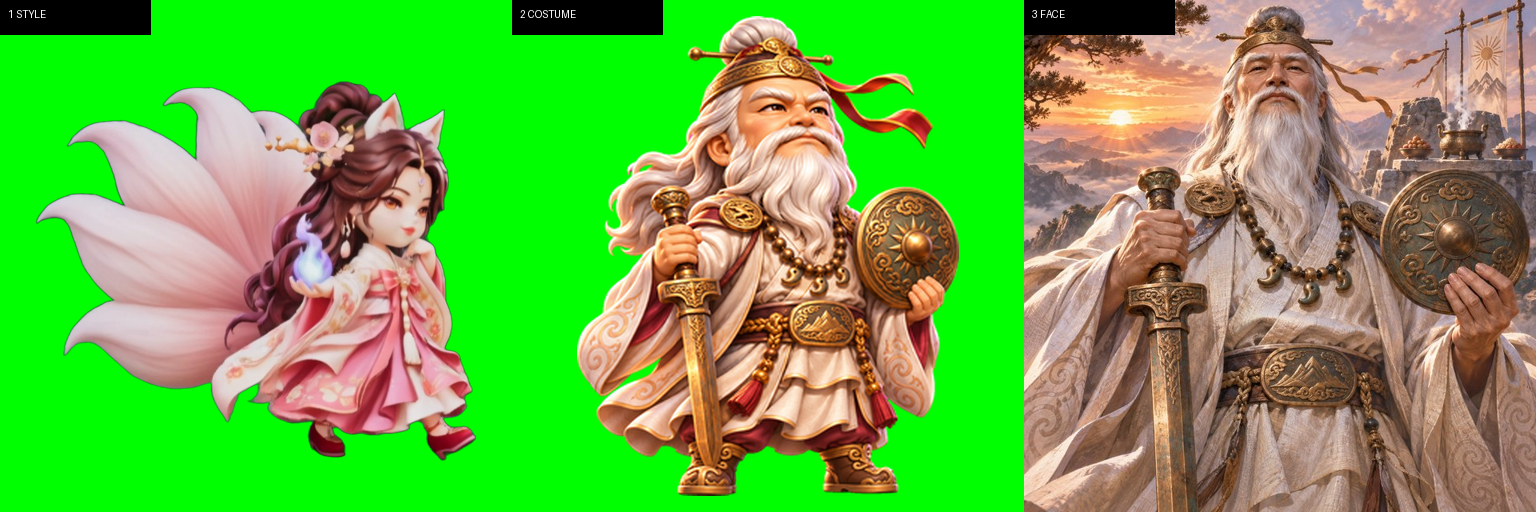
#> input picture kling/src/dangun.png, 1536 x 512 px
$ python import_ui_sheet.py ../kling/src/dangun.png ../kling/src/davinci.png ../kling/src/davinci.png
#> lines starting #> are read from the running program, lines starting #| are printed output that depends on the picture; after the words box and inside, x2 and y2 are one past the last pixel; in counts of white or black regions, pixels touching at a corner belong together
### tools/import_icon_sheet.py
"""아이콘 판 넣기: 자홍 바탕에 메달 여러 개를 그린 판 한 장을 잘라 아이콘 파일로 넣는다.

쓰는 법: python tools/import_icon_sheet.py <판.png> <넣을 폴더> <이름1,이름2,...> [크기=256]
- 메달을 덩어리로 찾아(격자가 고르지 않아도 됨) 위 줄부터 왼쪽→오른쪽 순서로 이름을 붙인다.
- 자홍을 지우고 메달만 정사각형으로 잘라 <크기>로 맞춘다.
"""
import sys
from pathlib import Path

import numpy as np
from PIL import Image
from scipy import ndimage

ROOT = Path(__file__).resolve().parent.parent


# [18 lines left out: functions cut_magenta, crop_square, not called in this run]


def ordered_blobs(sheet: Image.Image, count: int) -> list:
	alpha = np.asarray(sheet)[..., 3] > 128
	labels, found = ndimage.label(alpha)
	boxes = ndimage.find_objects(labels)
	sizes = ndimage.sum(alpha, labels, range(1, found + 1))
	medals = [boxes[i] for i in sorted(range(found), key=lambda i: -sizes[i])[:count]]
	medals.sort(key=lambda b: (b[0].start + b[0].stop) / 2)
	rows: list = []
	for box in medals:
		centre = (box[0].start + box[0].stop) / 2
		if rows and abs(centre - rows[-1][0]) < (box[0].stop - box[0].start) / 2:
			rows[-1][1].append(box)
		else:
			rows.append([centre, [box]])
	result = []
	for _, row in rows:
		result += sorted(row, key=lambda b: b[1].start)
	return result


# [13 lines left out: function main, not called in this run]


# [2 lines that do not run on import are left out]

### tools/import_ui_sheet.py
"""UI 부품 판 넣기(2026-11-19, A 스타일 다시 그리기): 자홍 바탕에 부품 여러 개를 그린 판 한 장을 잘라 넣는다.

쓰는 법: python tools/import_ui_sheet.py <판.png> <넣을 폴더> <이름1:크기,이름2:크기,...>
- 부품을 덩어리로 찾아 위 줄부터 왼쪽→오른쪽 순서로 이름을 붙인다.
- 크기 적는 법
  - `h128`: 높이를 128로 맞추고 비율은 그대로(PillSkin처럼 높이에 맞춰 그리는 부품).
  - `178x64@1.1/0.5`: 왼쪽 끝 1.1·오른쪽 끝 0.5(짧은 변에 대한 비율)를 그대로 둔다(없으면 0.6).
  - `178x64`: 정확히 이 크기로. 짧은 쪽에 맞춰 줄인 뒤, 남는 쪽은 양 끝 장식을 그대로 두고 가운데만 늘리거나 줄인다
    (NinePatch처럼 그림 픽셀 여백으로 그리는 부품은 예전 그림과 같은 크기여야 코드의 여백 값이 맞는다).
- 이름 앞에 `-`를 붙이면 그 덩어리는 건너뛴다.
"""
import sys
from pathlib import Path

import numpy as np
from PIL import Image

sys.path.insert(0, str(Path(__file__).resolve().parent))
from import_icon_sheet import ordered_blobs  # noqa: E402
from scipy import ndimage  # noqa: E402

ROOT = Path(__file__).resolve().parent.parent


def cut_magenta(image: Image.Image) -> Image.Image:
	"""바깥과 이어진 자홍만 지운다(보라 버튼처럼 자홍에 가까운 색이 부품 안에 있어도 남는다)."""
	pixels = np.asarray(image.convert("RGB")).astype(np.float32)
	red, green, blue = pixels[..., 0], pixels[..., 1], pixels[..., 2]
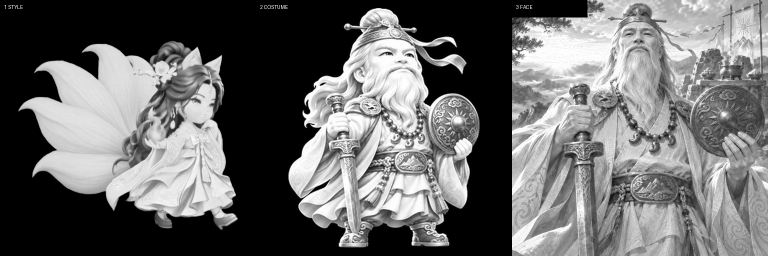
#> red: shape (512, 1536) float32 (shown at 1/2 size); min 0, max 255, mean 106
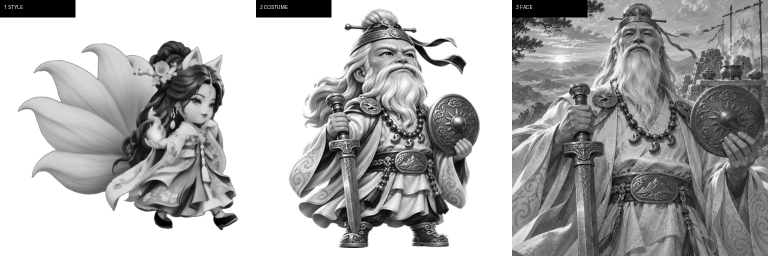
#> green: shape (512, 1536) float32 (shown at 1/2 size); min 0, max 255, mean 173
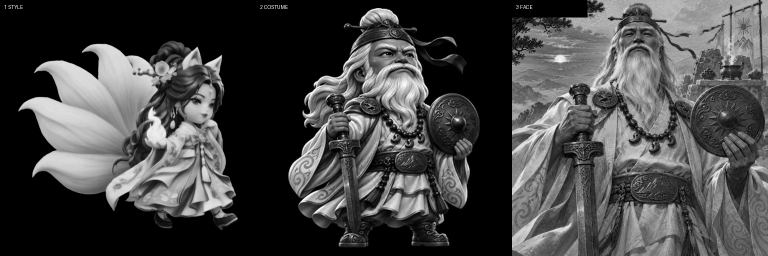
#> blue: shape (512, 1536) float32 (shown at 1/2 size); min 0, max 255, mean 69.5
	core = (red > 190) & (blue > 190) & (green < 110)
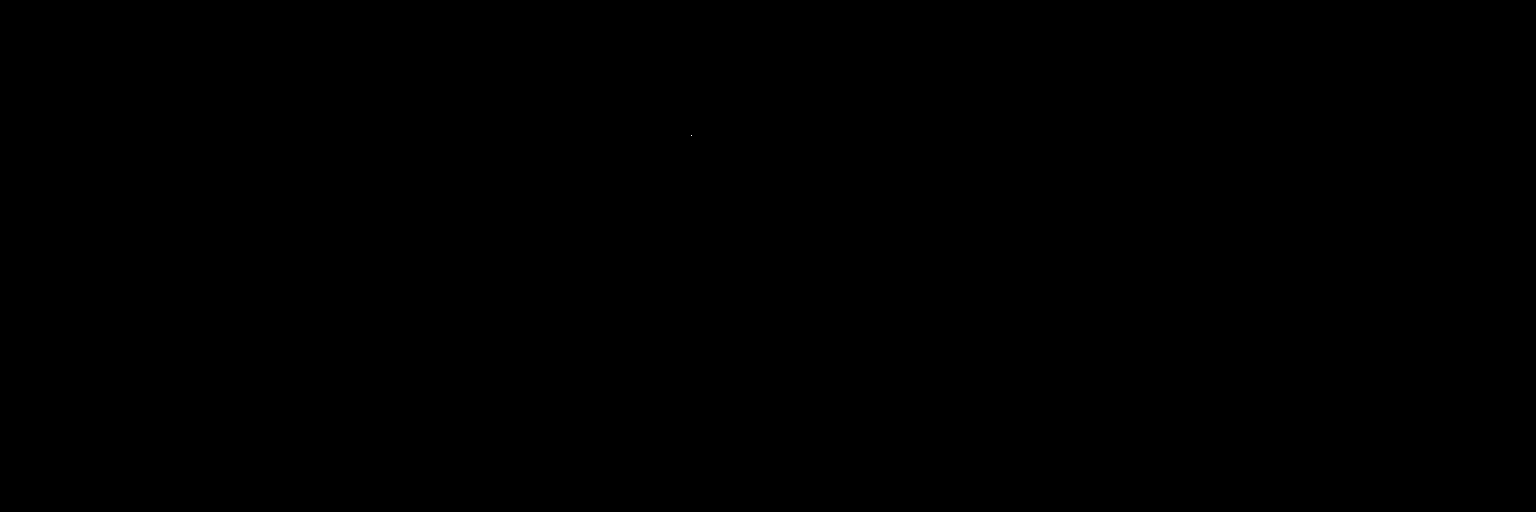
#> core: shape (512, 1536) bool; 0% white in thin lines or dots, all inside (x1, y1, x2, y2) = (691, 135, 692, 136)
	labels, _ = ndimage.label(core)
	edge_ids = set(np.unique(np.concatenate([labels[0], labels[-1], labels[:, 0], labels[:, -1]]))) - {0}
#> edge_ids = 0 items
	background = np.isin(labels, list(edge_ids))
#> background: shape (512, 1536) bool; every value is 0
	band = ndimage.binary_dilation(background, iterations=3) & ~background
	keyness = np.clip((np.minimum(red, blue) - green) / 255.0, 0.0, 1.0)
	alpha = np.ones_like(red)
	alpha[background] = 0.0
	soft = np.clip(1.0 - (keyness - 0.25) / 0.35, 0.0, 1.0)
	alpha[band] = soft[band]
#> alpha: shape (512, 1536) float32; every value is 1
	spill = np.clip(np.minimum(red, blue) - green, 0.0, None) * ((alpha < 1.0) & band)
#> spill: shape (512, 1536) float32; every value is 0
	return Image.fromarray(np.dstack([red - spill, green, blue - spill, alpha * 255.0]).clip(0, 255).astype(np.uint8), "RGBA")


# [51 lines left out: functions trim, stretch_axis, fit, not called in this run]


def main() -> None:
	if len(sys.argv) < 4:
		print(__doc__)
		sys.exit(1)
	sheet = cut_magenta(Image.open(sys.argv[1]))
	out = ROOT / sys.argv[2]
	out.mkdir(parents=True, exist_ok=True)
	entries = [item.split(":") for item in sys.argv[3].split(",")]
	for (name, spec), box in zip(entries, ordered_blobs(sheet, len(entries))):
#> in ordered_blobs, `labels, found = ndimage.label(alpha)`: found = 1
#> in ordered_blobs, `boxes = ndimage.find_objects(labels)`: boxes = 1 item
#> in ordered_blobs, `sizes = ndimage.sum(alpha, labels, range(1, found + 1))`: sizes = [786432]
#> in ordered_blobs, `medals = [boxes[i] for i in sorted(range(found), key=lambda i: -sizes[..`: medals = 1 item
		if name.startswith("-"):
			continue
		part = trim(sheet.crop((box[1].start, box[0].start, box[1].stop, box[0].stop)))
		result = fit(part, spec)
		result.save(out / (name + ".png"), optimize=True)
		print("넣음:", name, part.size, "→", result.size)
#> this loop made 0 passes


if __name__ == "__main__":
#> (the run stopped early here; a loop or call above may not have finished)

$ run again, on kling/src/lubu.png
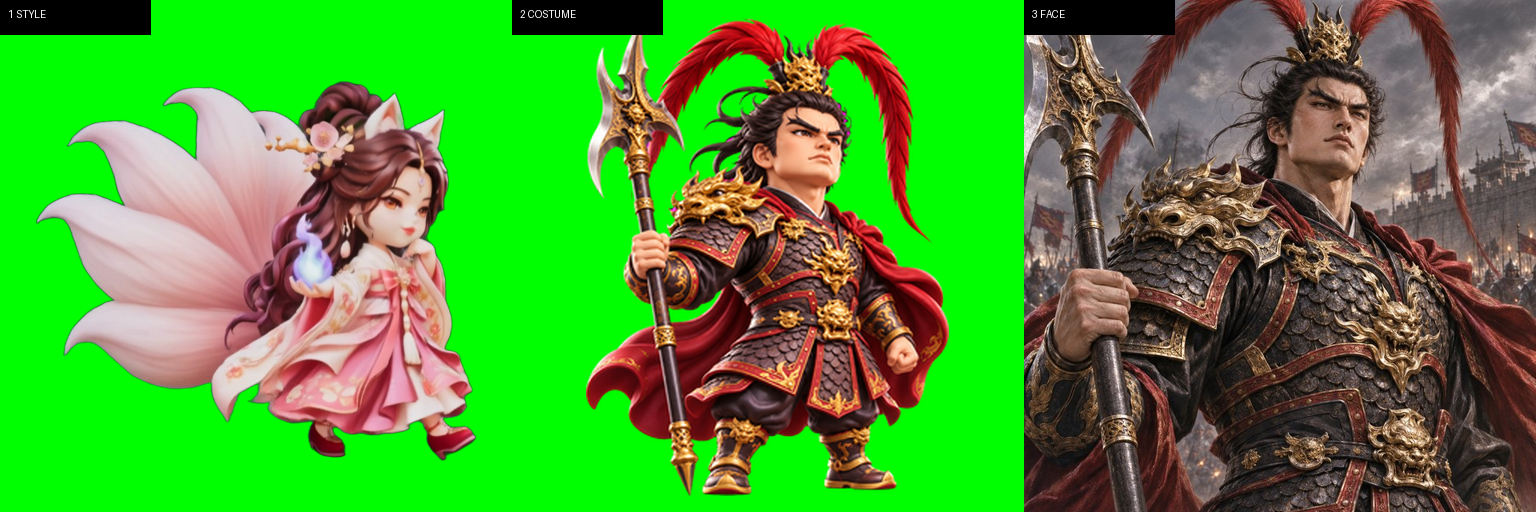
#> input picture kling/src/lubu.png, 1536 x 512 px
#> in cut_magenta, `red, green, blue = pixels[..., 0], pixels[..., 1], pixels[..., 2]`:
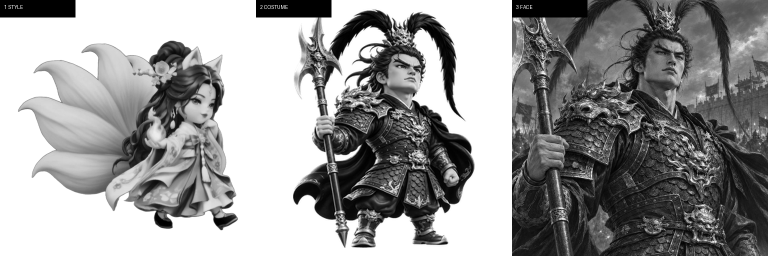
#> green: shape (512, 1536) float32 (shown at 1/2 size); min 0, max 255, mean 151.4
#> in cut_magenta, `red, green, blue = pixels[..., 0], pixels[..., 1], pixels[..., 2]`:
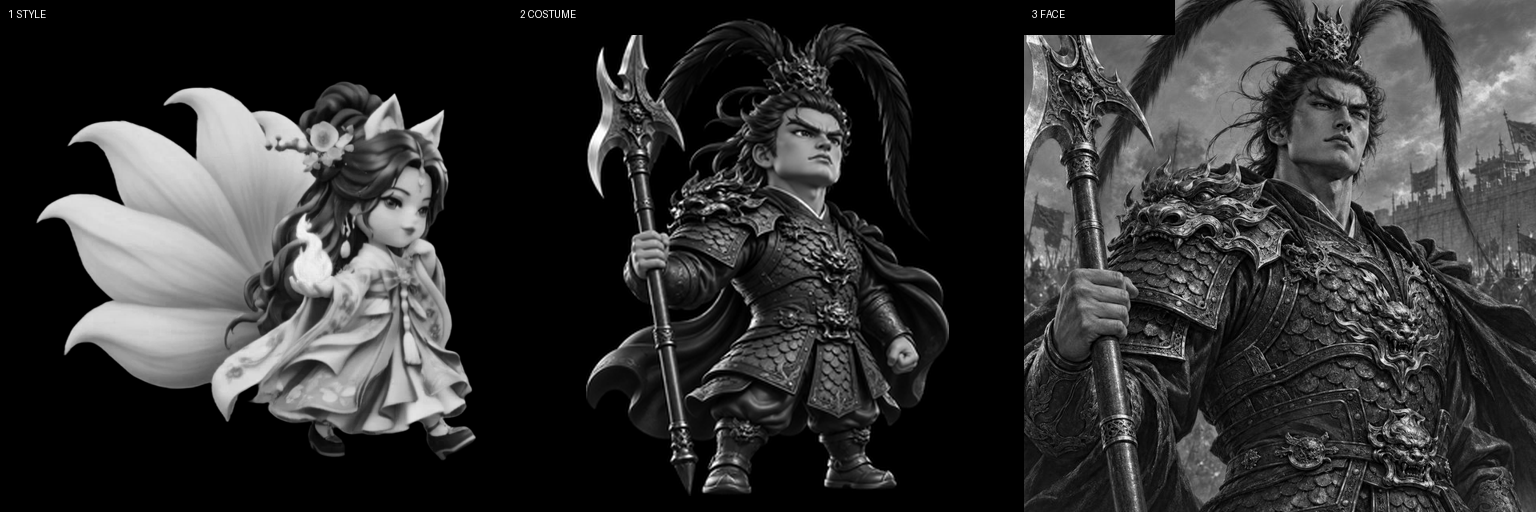
#> blue: shape (512, 1536) float32; min 0, max 255, mean 50.6
#> core: shape (512, 1536) bool; 0% white in thin lines or dots, all inside (x1, y1, x2, y2) = (647, 105, 849, 211)
#> edge_ids = 0 items
#> background: shape (512, 1536) bool; every value is 0
#> spill: shape (512, 1536) float32; every value is 0
#> found = 1
#> boxes = 1 item
#> sizes = [786432]
#> medals = 1 item
